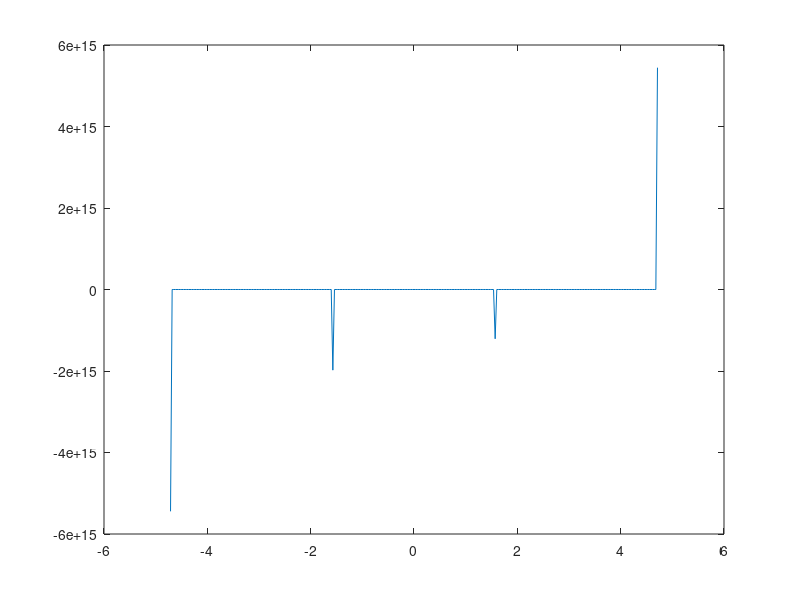

Write the MATLAB code that produced this figure.
a = 1:5;
b = [0 2 3 5 6];
a == b % no semi-colon!
r = 1:5;
r <= 3  
x = 0 : pi/20 : 3 * pi;
y = sin(x);
y = y .* (y > 0); % set negative values of sin(x) to zero
plot(x, y)
x = -4*pi : pi/20 : 4*pi;
x = x + (x == 0)*eps; % adjust x = 0 to x = eps
y = sin(x) ./ x;
plot(x, y)
x = -3/2*pi : pi/100 : 3/2*pi;
y = tan(x);
plot(x, y)
r = rand(1,7) % no semi-colon   rand number r < 1 and there 7 numbers
sum( r < 0.5 )

tic % start
a = 0; % number >= 0.5
b = 0; % number < 0.5
for n = 1:5000
r = rand; % generate one number per loop
if r >= 0.5
a = a + 1;
else
b = b + 1;
end;
end;
t = toc; % finish
disp( ['less than 0.5: ' num2str(a)] )
disp( ['time: ' num2str(t)] )

logical([0 1 0 1 0])